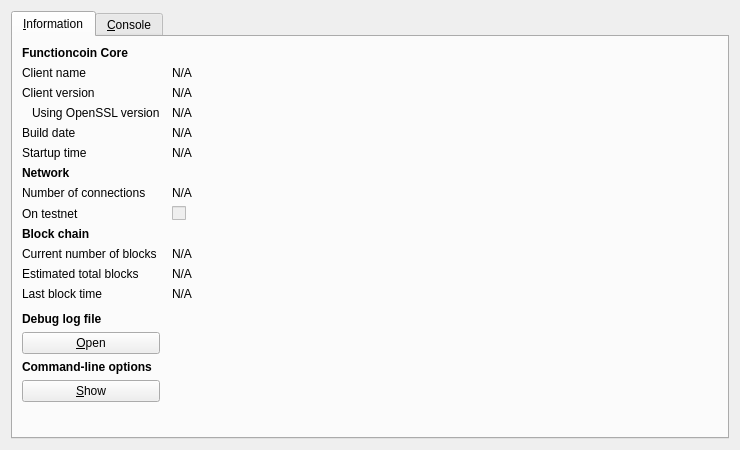
<?xml version="1.0" encoding="UTF-8"?>
<ui version="4.0">
 <class>RPCConsole</class>
 <widget class="QDialog" name="RPCConsole">
  <property name="geometry">
   <rect>
    <x>0</x>
    <y>0</y>
    <width>740</width>
    <height>450</height>
   </rect>
  </property>
  <property name="windowTitle">
   <string>Functioncoin - Debug window</string>
  </property>
  <layout class="QVBoxLayout" name="verticalLayout_2">
   <item>
    <widget class="QTabWidget" name="tabWidget">
     <property name="currentIndex">
      <number>0</number>
     </property>
     <widget class="QWidget" name="tab_info">
      <attribute name="title">
       <string>&amp;Information</string>
      </attribute>
      <layout class="QGridLayout" name="gridLayout" columnstretch="0,1">
       <property name="horizontalSpacing">
        <number>12</number>
       </property>
       <item row="0" column="0">
        <widget class="QLabel" name="label_9">
         <property name="font">
          <font>
           <weight>75</weight>
           <bold>true</bold>
          </font>
         </property>
         <property name="text">
          <string>Functioncoin Core</string>
         </property>
        </widget>
       </item>
       <item row="1" column="0">
        <widget class="QLabel" name="label_5">
         <property name="text">
          <string>Client name</string>
         </property>
        </widget>
       </item>
       <item row="1" column="1">
        <widget class="QLabel" name="clientName">
         <property name="cursor">
          <cursorShape>IBeamCursor</cursorShape>
         </property>
         <property name="text">
          <string>N/A</string>
         </property>
         <property name="textFormat">
          <enum>Qt::PlainText</enum>
         </property>
         <property name="textInteractionFlags">
          <set>Qt::LinksAccessibleByMouse|Qt::TextSelectableByKeyboard|Qt::TextSelectableByMouse</set>
         </property>
        </widget>
       </item>
       <item row="2" column="0">
        <widget class="QLabel" name="label_6">
         <property name="text">
          <string>Client version</string>
         </property>
        </widget>
       </item>
       <item row="2" column="1">
        <widget class="QLabel" name="clientVersion">
         <property name="cursor">
          <cursorShape>IBeamCursor</cursorShape>
         </property>
         <property name="text">
          <string>N/A</string>
         </property>
         <property name="textFormat">
          <enum>Qt::PlainText</enum>
         </property>
         <property name="textInteractionFlags">
          <set>Qt::LinksAccessibleByMouse|Qt::TextSelectableByKeyboard|Qt::TextSelectableByMouse</set>
         </property>
        </widget>
       </item>
       <item row="3" column="0">
        <widget class="QLabel" name="label_14">
         <property name="text">
          <string>Using OpenSSL version</string>
         </property>
         <property name="indent">
          <number>10</number>
         </property>
        </widget>
       </item>
       <item row="3" column="1">
        <widget class="QLabel" name="openSSLVersion">
         <property name="cursor">
          <cursorShape>IBeamCursor</cursorShape>
         </property>
         <property name="text">
          <string>N/A</string>
         </property>
         <property name="textFormat">
          <enum>Qt::PlainText</enum>
         </property>
         <property name="textInteractionFlags">
          <set>Qt::LinksAccessibleByMouse|Qt::TextSelectableByKeyboard|Qt::TextSelectableByMouse</set>
         </property>
        </widget>
       </item>
       <item row="4" column="0">
        <widget class="QLabel" name="label_12">
         <property name="text">
          <string>Build date</string>
         </property>
        </widget>
       </item>
       <item row="4" column="1">
        <widget class="QLabel" name="buildDate">
         <property name="cursor">
          <cursorShape>IBeamCursor</cursorShape>
         </property>
         <property name="text">
          <string>N/A</string>
         </property>
         <property name="textFormat">
          <enum>Qt::PlainText</enum>
         </property>
         <property name="textInteractionFlags">
          <set>Qt::LinksAccessibleByMouse|Qt::TextSelectableByKeyboard|Qt::TextSelectableByMouse</set>
         </property>
        </widget>
       </item>
       <item row="5" column="0">
        <widget class="QLabel" name="label_13">
         <property name="text">
          <string>Startup time</string>
         </property>
        </widget>
       </item>
       <item row="5" column="1">
        <widget class="QLabel" name="startupTime">
         <property name="cursor">
          <cursorShape>IBeamCursor</cursorShape>
         </property>
         <property name="text">
          <string>N/A</string>
         </property>
         <property name="textFormat">
          <enum>Qt::PlainText</enum>
         </property>
         <property name="textInteractionFlags">
          <set>Qt::LinksAccessibleByMouse|Qt::TextSelectableByKeyboard|Qt::TextSelectableByMouse</set>
         </property>
        </widget>
       </item>
       <item row="6" column="0">
        <widget class="QLabel" name="label_11">
         <property name="font">
          <font>
           <weight>75</weight>
           <bold>true</bold>
          </font>
         </property>
         <property name="text">
          <string>Network</string>
         </property>
        </widget>
       </item>
       <item row="7" column="0">
        <widget class="QLabel" name="label_7">
         <property name="text">
          <string>Number of connections</string>
         </property>
        </widget>
       </item>
       <item row="7" column="1">
        <widget class="QLabel" name="numberOfConnections">
         <property name="cursor">
          <cursorShape>IBeamCursor</cursorShape>
         </property>
         <property name="text">
          <string>N/A</string>
         </property>
         <property name="textFormat">
          <enum>Qt::PlainText</enum>
         </property>
         <property name="textInteractionFlags">
          <set>Qt::LinksAccessibleByMouse|Qt::TextSelectableByKeyboard|Qt::TextSelectableByMouse</set>
         </property>
        </widget>
       </item>
       <item row="8" column="0">
        <widget class="QLabel" name="label_8">
         <property name="text">
          <string>On testnet</string>
         </property>
        </widget>
       </item>
       <item row="8" column="1">
        <widget class="QCheckBox" name="isTestNet">
         <property name="enabled">
          <bool>false</bool>
         </property>
         <property name="text">
          <string/>
         </property>
        </widget>
       </item>
       <item row="9" column="0">
        <widget class="QLabel" name="label_10">
         <property name="font">
          <font>
           <weight>75</weight>
           <bold>true</bold>
          </font>
         </property>
         <property name="text">
          <string>Block chain</string>
         </property>
        </widget>
       </item>
       <item row="10" column="0">
        <widget class="QLabel" name="label_3">
         <property name="text">
          <string>Current number of blocks</string>
         </property>
        </widget>
       </item>
       <item row="10" column="1">
        <widget class="QLabel" name="numberOfBlocks">
         <property name="cursor">
          <cursorShape>IBeamCursor</cursorShape>
         </property>
         <property name="text">
          <string>N/A</string>
         </property>
         <property name="textFormat">
          <enum>Qt::PlainText</enum>
         </property>
         <property name="textInteractionFlags">
          <set>Qt::LinksAccessibleByMouse|Qt::TextSelectableByKeyboard|Qt::TextSelectableByMouse</set>
         </property>
        </widget>
       </item>
       <item row="11" column="0">
        <widget class="QLabel" name="label_4">
         <property name="text">
          <string>Estimated total blocks</string>
         </property>
        </widget>
       </item>
       <item row="11" column="1">
        <widget class="QLabel" name="totalBlocks">
         <property name="cursor">
          <cursorShape>IBeamCursor</cursorShape>
         </property>
         <property name="text">
          <string>N/A</string>
         </property>
         <property name="textFormat">
          <enum>Qt::PlainText</enum>
         </property>
         <property name="textInteractionFlags">
          <set>Qt::LinksAccessibleByMouse|Qt::TextSelectableByKeyboard|Qt::TextSelectableByMouse</set>
         </property>
        </widget>
       </item>
       <item row="12" column="0">
        <widget class="QLabel" name="label_2">
         <property name="text">
          <string>Last block time</string>
         </property>
        </widget>
       </item>
       <item row="12" column="1">
        <widget class="QLabel" name="lastBlockTime">
         <property name="cursor">
          <cursorShape>IBeamCursor</cursorShape>
         </property>
         <property name="text">
          <string>N/A</string>
         </property>
         <property name="textFormat">
          <enum>Qt::PlainText</enum>
         </property>
         <property name="textInteractionFlags">
          <set>Qt::LinksAccessibleByMouse|Qt::TextSelectableByKeyboard|Qt::TextSelectableByMouse</set>
         </property>
        </widget>
       </item>
       <item row="13" column="0">
        <spacer name="verticalSpacer_2">
         <property name="orientation">
          <enum>Qt::Vertical</enum>
         </property>
         <property name="sizeHint" stdset="0">
          <size>
           <width>20</width>
           <height>20</height>
          </size>
         </property>
        </spacer>
       </item>
       <item row="14" column="0">
        <widget class="QLabel" name="labelDebugLogfile">
         <property name="font">
          <font>
           <weight>75</weight>
           <bold>true</bold>
          </font>
         </property>
         <property name="text">
          <string>Debug log file</string>
         </property>
        </widget>
       </item>
       <item row="15" column="0">
        <widget class="QPushButton" name="openDebugLogfileButton">
         <property name="toolTip">
          <string>Open the Functioncoin debug log file from the current data directory. This can take a few seconds for large log files.</string>
         </property>
         <property name="text">
          <string>&amp;Open</string>
         </property>
         <property name="autoDefault">
          <bool>false</bool>
         </property>
        </widget>
       </item>
       <item row="16" column="0">
        <widget class="QLabel" name="labelCLOptions">
         <property name="font">
          <font>
           <weight>75</weight>
           <bold>true</bold>
          </font>
         </property>
         <property name="text">
          <string>Command-line options</string>
         </property>
        </widget>
       </item>
       <item row="17" column="0">
        <widget class="QPushButton" name="showCLOptionsButton">
         <property name="toolTip">
          <string>Show the Functioncoin-Qt help message to get a list with possible Functioncoin command-line options.</string>
         </property>
         <property name="text">
          <string>&amp;Show</string>
         </property>
         <property name="autoDefault">
          <bool>false</bool>
         </property>
        </widget>
       </item>
       <item row="18" column="0">
        <spacer name="verticalSpacer">
         <property name="orientation">
          <enum>Qt::Vertical</enum>
         </property>
         <property name="sizeHint" stdset="0">
          <size>
           <width>20</width>
           <height>40</height>
          </size>
         </property>
        </spacer>
       </item>
      </layout>
     </widget>
     <widget class="QWidget" name="tab_console">
      <attribute name="title">
       <string>&amp;Console</string>
      </attribute>
      <layout class="QVBoxLayout" name="verticalLayout_3">
       <property name="spacing">
        <number>3</number>
       </property>
       <item>
        <widget class="QTextEdit" name="messagesWidget">
         <property name="minimumSize">
          <size>
           <width>0</width>
           <height>100</height>
          </size>
         </property>
         <property name="readOnly">
          <bool>true</bool>
         </property>
         <property name="tabKeyNavigation" stdset="0">
          <bool>false</bool>
         </property>
         <property name="columnCount" stdset="0">
          <number>2</number>
         </property>
        </widget>
       </item>
       <item>
        <layout class="QHBoxLayout" name="horizontalLayout">
         <property name="spacing">
          <number>3</number>
         </property>
         <item>
          <widget class="QLabel" name="label">
           <property name="text">
            <string notr="true">&gt;</string>
           </property>
          </widget>
         </item>
         <item>
          <widget class="QLineEdit" name="lineEdit"/>
         </item>
         <item>
          <widget class="QPushButton" name="clearButton">
           <property name="maximumSize">
            <size>
             <width>24</width>
             <height>24</height>
            </size>
           </property>
           <property name="toolTip">
            <string>Clear console</string>
           </property>
           <property name="text">
            <string/>
           </property>
           <property name="icon">
            <iconset resource="../bitcoin.qrc">
             <normaloff>:/icons/remove</normaloff>:/icons/remove</iconset>
           </property>
           <property name="shortcut">
            <string notr="true">Ctrl+L</string>
           </property>
           <property name="autoDefault">
            <bool>false</bool>
           </property>
          </widget>
         </item>
        </layout>
       </item>
      </layout>
     </widget>
    </widget>
   </item>
  </layout>
 </widget>
 <resources>
  <include location="../bitcoin.qrc"/>
 </resources>
 <connections/>
</ui>
